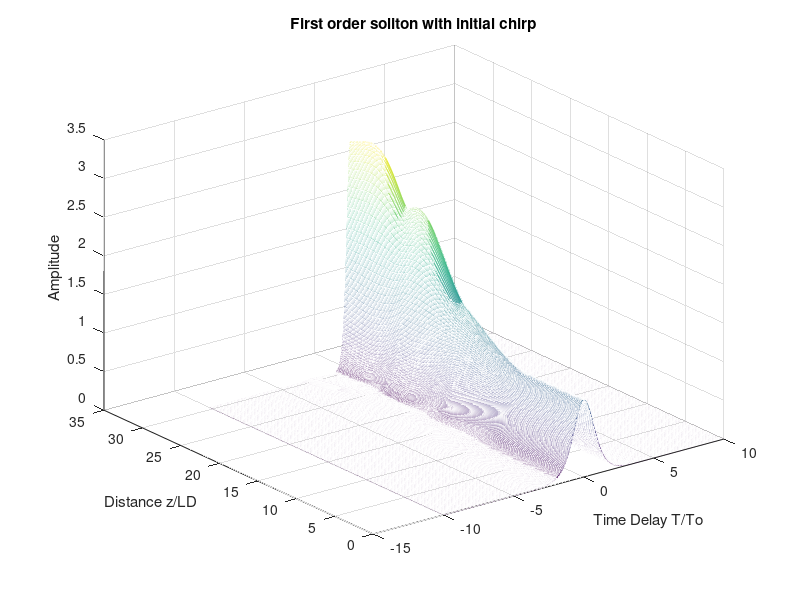
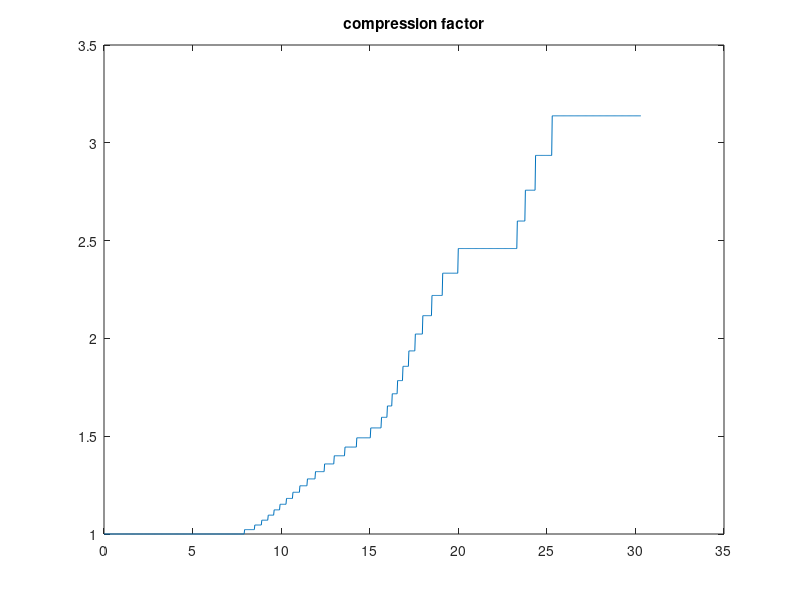
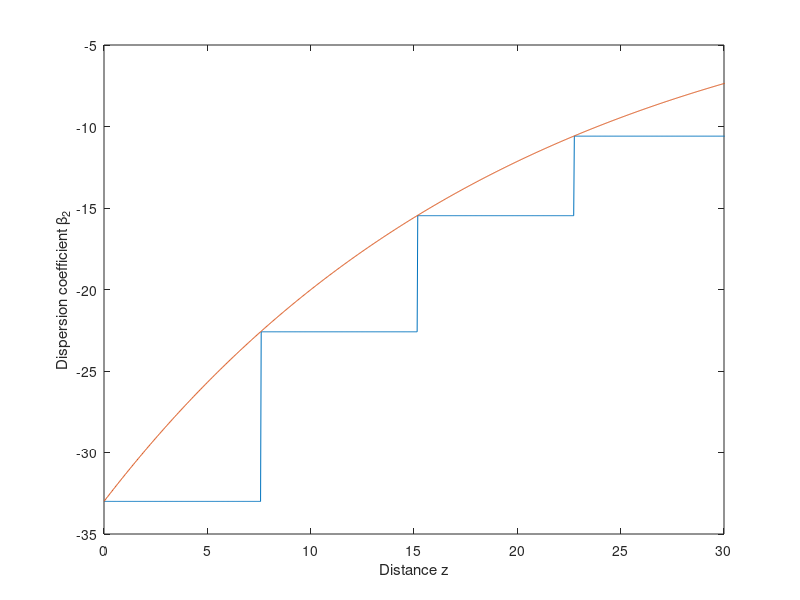

MATLAB code to generate these figures, in order:
%Stepwise approximation of exponential DDF
%Add Sigma
%Change the stepping

%%
clc; clear all; close all;

b2 = -33;% -10;
b2_initial = b2;
b2_final = -4.56; %-1.4

% gama = 0.1; %0.1
alpha = 0;
To= 10; %Pulse width
T = 20*To;
nSamples = 2^10;

sigma = 0.05;
% sigma = C*b2_initial;
C = sigma/b2;

Fs = (nSamples-1)/T;

dt = 1/Fs;
t = (-nSamples/2:nSamples/2-1)*dt;

df = 2*pi/T;
f = (-nSamples/2:nSamples/2-1)*df;
f = fftshift(f);

N_order = 1;
Po = N_order^2;
Ld = To^2/abs(b2);
% Lnl = 1/(Po*gama);
Lnl = Ld;
gama = 1/(Po*Ld);
L = 10*Ld;

dz = min(Ld,Lnl)/100;
z_vector = 0:dz:L;

%%
simul_wave = zeros(length(z_vector), length(t));
spec_wave = zeros(length(z_vector), length(t));
A = N_order*sech(t/To).*exp(1i*C*t.^2/(2*To^2));
fwhm1=find(abs(abs(A).^2)>abs(max(abs(A).^2)/2));
fwhm1=length(fwhm1);
fwhm_vec = zeros(1, length(z_vector));
%%
% f = ifftshift(f);

tot_steps = length(z_vector); %why 63?
segs = 4; %input variable
b2_step = tot_steps/segs;
b2_vec_inc = 0;
b2_vec = b2_initial;
for i = 1:length(z_vector)

%     b2 = b2_initial+((-b2_initial + b2_final)/(length(z_vector)))*i;
%     if i >= taper_start + taper_len + 1
%         gama = -b2/100;
%     end
    D = exp(1i*(dz/2)*b2*f.^2).*fft(A);
    D = ifft(D);
    N = exp(1i*gama*abs(A).^2*dz);
    A = D.*N;
    spec_wave(i,:) = ifftshift(abs(fft(A)));
    simul_wave(i,:) = abs(A).^2;
    

%     plot(t/To, simul_wave(i,:));
%     ylim([0 1.5])
%     pause(.00000001);

    
%     if i >= taper_start && i < taper_start + taper_len
%         b2_vec(i) = b2;
%         b2 = b2_initial+((-b2_initial + b2_final)/(taper_len))*i;
%         b2 = b2_initial*exp(-0.032*(i - taper_start));
%         b2 = b2_initial+((-b2_initial + b2_final)/(length(z_vector)))*i;
%         b2
        
        if fix(mod((i),tot_steps/segs)) == 0
%             b2_vec_inc = b2_vec_inc + b2_step;
%             b2_vec = [b2_vec b2_initial*exp(-0.032*b2_vec_inc)]; %???
            b2 = b2_initial*exp(-sigma*z_vector(i)); 
            b2_vec = [b2_vec b2];
%             b2 = b2_initial*exp(-0.032*b2_vec_inc);
        else
            b2_vec = [b2_vec b2];
        end

%         gama = (N_order^2 * abs(b2))/(max(simul_wave(i,:))*fwhm_vec(i)^2);
%         gama_vec = [gama_vec gama];
%         n_vec = [n_vec (gama*max(simul_wave(i,:))*fwhm_vec(i)^2)/abs(b2)];
%     end
    b2_vec_cont(i) = b2_initial*exp(-sigma*z_vector(i));
        
    fwhm=find(abs(abs(A).^2)>abs(max(abs(A).^2)/2));
    fwhm=length(fwhm);
    fwhm_vec(i) = fwhm;
    c_factor(i) = (fwhm1/fwhm);
    
%     if i ~= 1 && c_factor(i) < c_factor(i-1)
%         break
%     end

end

%%
figure;
mesh(t/To,z_vector, simul_wave);
xlabel('Time Delay T/To');
ylabel('Distance z/LD');
zlabel('Amplitude');
title('First order soliton with initial chirp');
% view(0, 90);
%%
% figure;
% plot(t/To,simul_wave(1,:));
% hold on;
% plot(t/To, simul_wave(20,:));
% hold on;
% plot(t/To, simul_wave(end,:));
% legend('z = 0', 'z = L/2', 'z = L');
% title({'Soliton pulse', 'in the anomalous dispersion regime'})
% xlabel('T/To')
% ylabel('Amplitude')
% 
% %%
% f = ifftshift(f);
%%
% figure;
% plot(f,spec_wave(1,:));
% hold on;
% plot(f,spec_wave(20,:));
% hold on;
% plot(f,spec_wave(end,:));
% legend('z = 0', 'z = L/2', 'z = L');
% title('Frequency spectrum')
% xlabel('f')
% ylabel('Amplitude')
% xlim([-5 5])
%%
figure;
plot(z_vector,c_factor)
title('compression factor')
max_cf = max(c_factor);
%%
eT = trapz(t/To,simul_wave(end,:));
simAmp = max(simul_wave(end,:));
finWidth = fwhm_vec(end);
eSech = 2*simAmp*((finWidth*dt/To)/1.763); %1.763 is a constant from Cao Wai 2005 paper
PE = abs(eT-eSech)/eT *100;

%%
figure
plot(z_vector,b2_vec(1:end-1))
hold on;
plot(z_vector,b2_vec_cont)
% title('Initial idea'); %how to actually call this?
xlabel('Distance z');
ylabel('Dispersion coefficient \beta_2');
xlim([0 30])
% hold on;
% i_vec = 1:length(z_vector);
% i_vec_2 = [i_vec, fliplr(i_vec)];
% inBetween = [b2_vec(1:end-1), fliplr(b2_vec_cont)];
% fill(i_vec_2, inBetween, 'g');

%%
area_diff = trapz(abs(b2_vec)) - trapz(abs(b2_vec_cont));